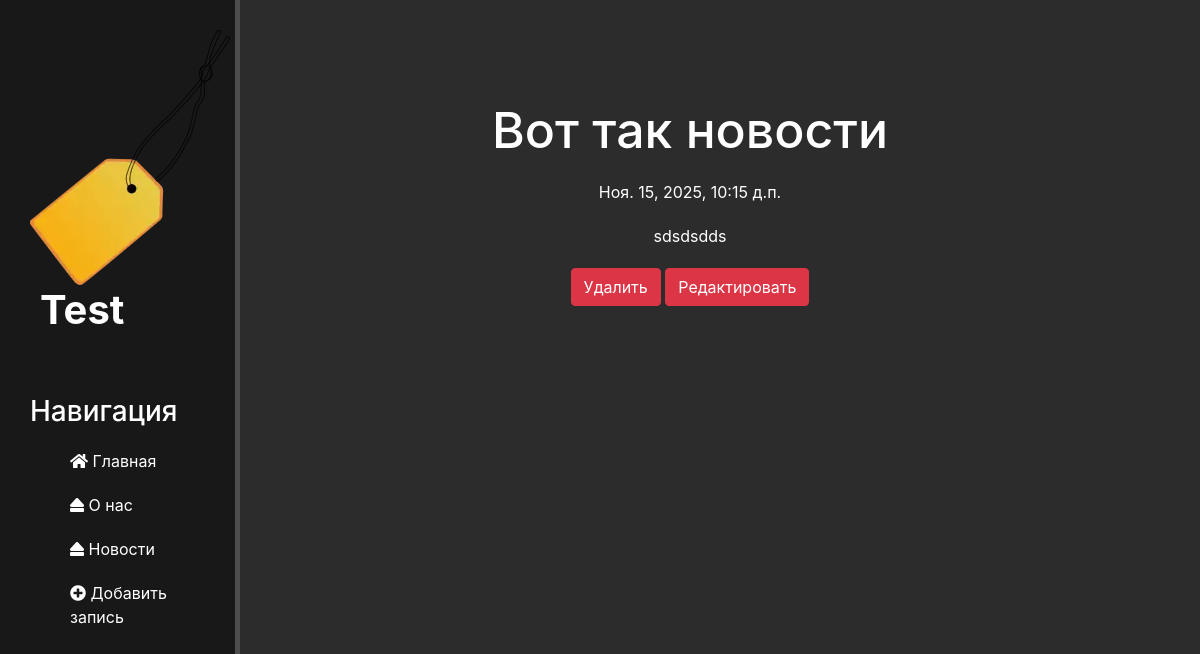
/news/5, run on the app's committed database.
### news/models.py (models this page shows, shortened)
class Articles(models.Model):
    title = models.CharField('Название', max_length=50)
    anons = models.CharField('Анонс', max_length=250)
    full_text = models.TextField('Статья')
    date = models.DateTimeField('Дата публикации')
    class Meta:
        verbose_name = 'Новость'
        verbose_name_plural = 'Новости'

### news/views.py (the view)
# urls.py: path('/<int:pk>', views.NewsDetailView.as_view(), name='news-detail'),
class NewsDetailView(DetailView):
    model = Articles
    template_name = 'news/details_view.html'
    context_object_name = 'article'

### news/templates/news/details_view.html (shortened to what this page needs)
{% extends 'main/layout.html' %}
{% block content %}
    <div class="features">
        <h1>{{ article.title }}</h1>
        <p>{{ article.date }}</p>
        <p>{{ article.full_text }}</p>
        <a href="{% url 'news-delete' article.id %}" class="btn btn-danger">Удалить</a>
        <a href="{% url 'news-update' article.id %}" class="btn btn-danger">Редактировать</a>
    </div>
{% endblock %}

### main/static/main/css/main.css (style rules this page uses)
body { background: #2c2c2c; }
main .features { float: left; color: #fff; margin-top: 100px; text-align: center; width: 75%; }
main .features h1 { font-size: 50px; }
main .features p { max-width: 400px; margin: 20px auto }

### data on the page
Articles: title "Вот так новости", date "Ноя. 15, 2025, 10:15 д.п.", full_text "sdsdsdds"
